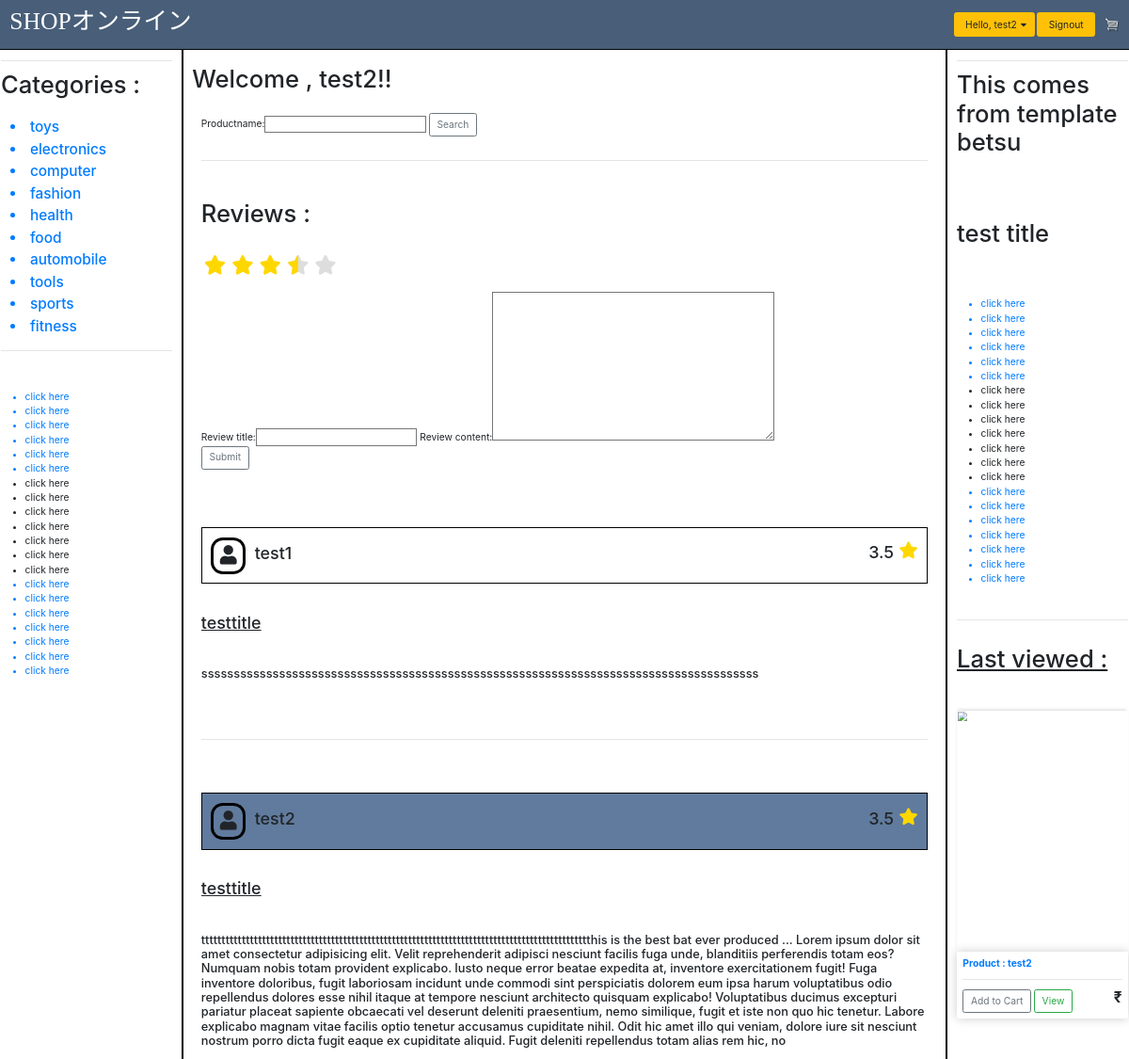
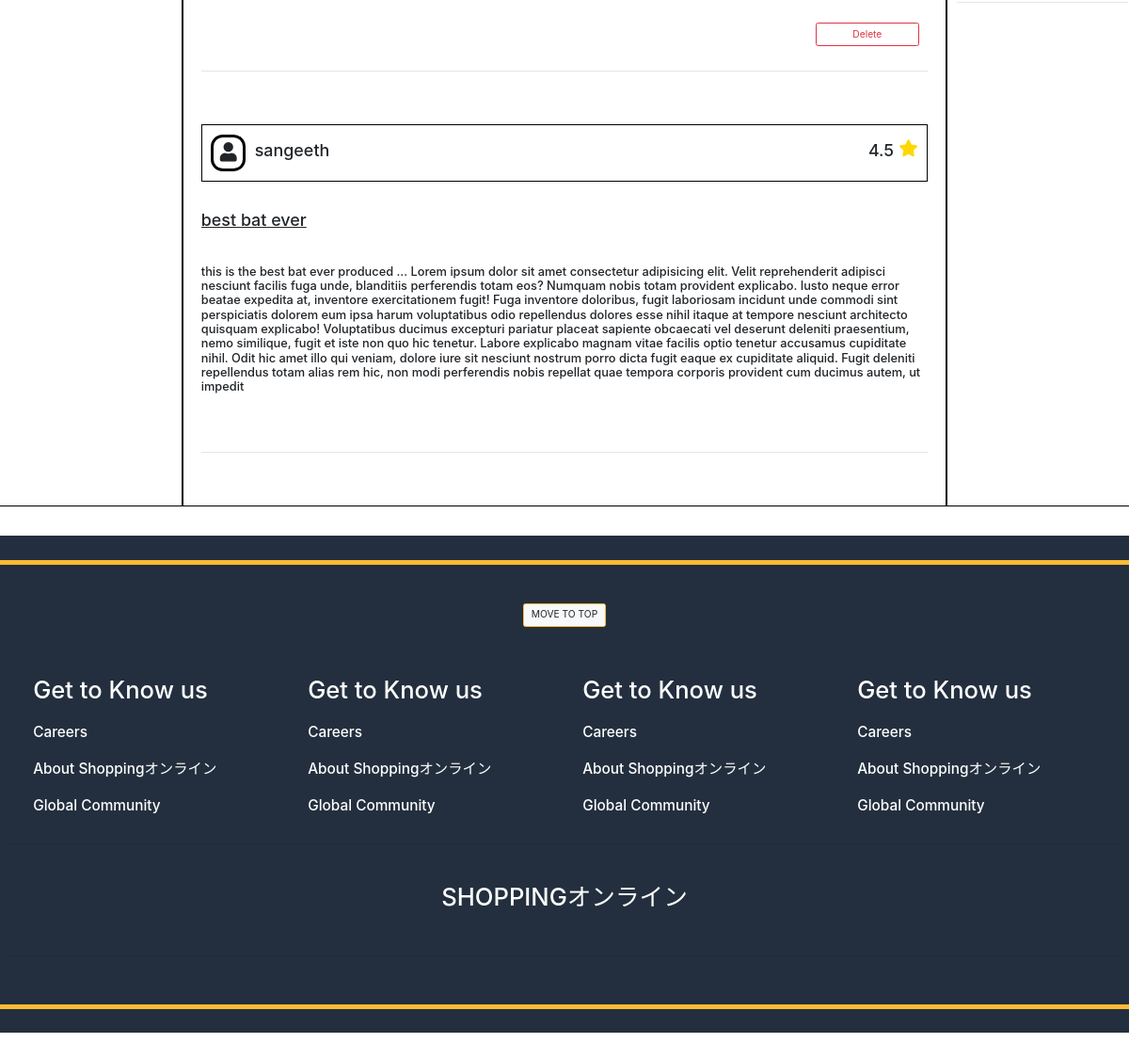
The page /reviews/review/9 (signed in) on the database its author committed (2 pictures, top to bottom).
### structure/models.py (models this page shows, shortened)
class categories(models.Model):
    categoryid = models.AutoField(primary_key=True)
    categoryname = models.CharField(max_length=30)
    description = models.CharField(max_length=50 , blank=True)
    categorypicture = models.ImageField(upload_to = "category_pictures", blank = True)

class reviews(models.Model):
    reviewid = models.AutoField(primary_key=True)
    reviewed_by = models.ForeignKey(User , on_delete=models.CASCADE , blank=True , null=True)
    reviewed_product = models.ForeignKey(products , on_delete=models.CASCADE , blank=True , null=True)
    review_title = models.CharField(max_length=30 , blank = True , null=True)
    review_content = models.TextField(max_length=1000 , blank=True, null=True)
    stars = models.DecimalField(default=5 , max_digits=2 , decimal_places=1)
    reviewed_time = models.DateTimeField(auto_now=True)

### reviews/views.py (the view, shortened to what this page needs)
# urls.py: path('review/<pk>', views.review , name = "review"),
def review(request,pk):
    if request.method == "GET":
        print('Fetching all reviews !')
        product = products.objects.get(productid = pk)
        review = reviews.objects.filter(reviewed_product__productid = pk).order_by('-reviewed_time')
        category = categories.objects.all()
        form = searchproductform()
        reviewform = reviewForm()
        context = {
            'product' : product ,
            'review' : review,
            'category' : category,
            'form' : form,
            'reviewform' : reviewform,
        }
        return render(request, 'reviews/reviewpage.html' , context)

### homepage/forms.py
class searchproductform(ModelForm):
    def __init__(self, *args, **kwargs):
        super(searchproductform, self).__init__(*args, **kwargs)
        self.fields['productname'].required = False
    class Meta:
        model = products
        fields = ['productname']

### reviews/forms.py
class reviewForm(ModelForm):
    class Meta:
        model = reviews
        fields = '__all__'
        exclude = ['reviewed_by' , 'reviewed_product', 'stars' ]
    def __init__(self, *args, **kwargs):
        super(reviewForm, self).__init__(*args, **kwargs)
        self.fields['review_title'].required = True
        self.fields['review_content'].required = True

### templates/reviews/reviewpage.html (shortened to what this page needs)
<!DOCTYPE html>
{% extends "base.html" %}
{% load static %}
{% load bootstrap_tags %}
{% block leftnav %}
    <div class="right-nav">
        <hr>
        <h1> Categories : </h1><br>
            <div class="container">
                {% for cat in category %}
                    <h4><a href="{% url 'homepage:category' cat.categoryid %}" style="align-items: center;"><li>{{cat.categoryname}}</li></a></h4>
                {% endfor %}
            </div>
        <hr>
        <br><br>
        <ul>
            <a href="#"><li>click here</li></a>
            <a href="#"><li>click here</li></a>
            <a href="#"><li>click here</li></a>
            <a href="#"><li>click here</li></a>
            <a href="#"><li>click here</li></a>
            <a href="#"><li>click here</li></a>
            <li>click here</li>
            <li>click here</li>
            <li>click here</li>
            <li>click here</li>
            <li>click here</li>
            <li>click here</li>
            <li>click here</li>
            <a href="#"><li>click here</li></a>
            <a href="#"><li>click here</li></a>
            <a href="#"><li>click here</li></a>
            <a href="#"><li>click here</li></a>
            <a href="#"><li>click here</li></a>
            <a href="#"><li>click here</li></a>
            <a href="#"><li>click here</li></a>
        </ul>
    </div>
{% endblock %}
{% block rightnav %}
    <div class="right-nav">
        <hr>
        <h1> This comes from template betsu </h1>
        <br><br><br><br>
        <h1>test title</h1>
        <br><br><br>
        <ul>
            <a href=""><li>click here</li></a>
            <a href=""><li>click here</li></a>
            <a href=""><li>click here</li></a>
            <a href=""><li>click here</li></a>
            <a href=""><li>click here</li></a>
            <a href=""><li>click here</li></a>
            <li>click here</li>
            <li>click here</li>
            <li>click here</li>
            <li>click here</li>
            <li>click here</li>
            <li>click here</li>
            <li>click here</li>
            <a href=""><li>click here</li></a>
            <a href=""><li>click here</li></a>
            <a href=""><li>click here</li></a>
            <a href=""><li>click here</li></a>
            <a href=""><li>click here</li></a>
            <a href=""><li>click here</li></a>
            <a href=""><li>click here</li></a>
        </ul>
    </div>
{% endblock %}
    {% block body %}
        <br>
        <h1 id="top-section" style="align-items: center;"> Welcome , {{user.username}}!!</h1>
        <br>
        <form action = " {% url 'homepage:home' %}" enctype="multipart/form-data" method="POST">
            <div class="container sign-form">
                {{ form|as_bootstrap  }}
                <input type="submit" class = 'btn btn-outline-secondary' name="submit" value="Search">
            </div>
        </form>
        <br>
        <div class="container" >
            <hr>
            <br><br>
                <h1>Reviews : </h1><br>
                <form action = " {% url 'reviews:review' product.productid %}" enctype="multipart/form-data" method="POST">
                    <div class="reviewform">
                        <fieldset class="rating">
                            <input type="radio" id="star5" name="rating" value="5" required="true"/><label class = "full" for="star5" title="Awesome - 5 stars"></label>
                            <input type="radio" id="star4" name="rating" value="4" /><label class = "full" for="star4" title="Pretty good - 4 stars"></label>
                            <input type="radio" id="star3" name="rating" value="3" /><label class = "full" for="star3" title="Meh - 3 stars"></label>
                            <input type="radio" id="star2" name="rating" value="2" /><label class = "full" for="star2" title="Kinda bad - 2 stars"></label>
                            <input type="radio" id="star1" name="rating" value="1" /><label class = "full" for="star1" title="Sucks big time - 1 star"></label>
                        </fieldset>
                        <br><br><br>
                        {{ reviewform|as_bootstrap  }}
                    </div>
                    <input type="submit" class = 'btn btn-outline-secondary' name="submit" value="Submit">
                </form>
                <br><br>
            <br><br>
            {% for pdtreview in review %}
                <div class="container">
                    <div class="user-review">
                        {% if pdtreview.reviewed_by == request.user %}
                        <div class="row" style="border: 3px solid black; background-color: #607b9d;">
                        {% else %}
                        <div class="row" style="border: 3px solid black;">
                        {% endif %}
                            <div class="col-lg-4">
                                    <span><i class="fas fa-user fa-2x fa-pull-left" style="margin : 15px; margin-left: 0px ; padding : 10px ;border: 5px solid black; border-radius: 20px;"></i> <h3 style="margin : 15px; margin-left: 0px ; padding : 10px ;"> {{pdtreview.reviewed_by}} </h3> </span>
                            </div>
                            <div class="col-lg-8">
                                <span style="margin-top : 50px; margin-left: 0px ; padding : 10px ; text-align: right;"><h3>{{pdtreview.stars}} <i class="fa fa-star fa-pull-right " aria-hidden="false"></i></h3></span>
                            </div>
                        </div>
                        <br><br>
                        <div class="row">
                            <h3><u>{{pdtreview.review_title}}</u></h3>
                        </div>
                        <br><br>
                        <div class="row">
                            <h5>{{pdtreview.review_content}}</h5>
                        </div>
                        <br><br>
                        <div class="row">
                            <div class="col-lg-10">
                            </div>
                            <div class="col-lg-2">
                                {% if pdtreview.reviewed_by == request.user %}
                                <a href="{% url 'reviews:delete_review' pdtreview.reviewid %}" onclick="return confirm( 'Are you sure you want to delete the review ?' ) "><button style="width: 100%;" class="btn btn-outline-danger" > Delete </button></a>
                                {% endif %}
                            </div>
                        </div>
                    </div>
                </div>
                <br>
                <hr>
                <br><br><br>
            {% endfor %}
        </div>
{% endblock %}

### templates/base.html (shortened to what this page needs)
<!DOCTYPE html>
{% load static %}
<html>
<head>
    <link rel="stylesheet" href="https://stackpath.bootstrapcdn.com/bootstrap/4.4.1/css/bootstrap.min.css">
    <link rel="stylesheet" type="text/css" href="{% static 'css/base.css' %}">
    <link rel="stylesheet" href="https://use.fontawesome.com/releases/v5.12.1/css/all.css">
</head>
<body>
        <nav class="navbar navbar-expand-lg" style="background-color: #485e79;">
        <a class="navbar-brand" href="{% url 'homepage:home' %}"> <h1 style="font-family: comicsans; color: white;" >SHOPオンライン</h1></a>
        <div class="collapse navbar-collapse" id="navbarSupportedContent">
            <ul class="navbar-nav mr-auto">
                <li class="nav-item active">
                    <a class="nav-link" href="#"> <span class="sr-only">(current)</span></a>
                </li>
            </ul>
            <div class="form-inline my-2 my-lg-0">
                {% if user.is_authenticated %}
                    <div class="dropdown">
                        <a href="#" class="btn btn-warning" style="margin: 4px;"><button class = "button btn-warning dropbtn" style="border: none;"> Hello, {{user.username}}</button><i class="fa fa-caret-down"></i></a>
                    </div>
                    <a href="{% url 'registration:signout' %}" class="btn btn-warning"> <button class = "button btn-warning" style="border: none;" onclick="return confirm('are you sure ?') "> Signout </button></a>
                {% else %}
                    <a href="{% url 'registration:signin' %}" style="margin: 4px;" class="btn btn-warning">Signin</a>
                    <a href="{% url 'registration:signup' %}" class="btn btn-warning">Signup</a>
                {% endif %}
                <a href="{% url 'cart:home' %}">
                    <img id="cart-icon" src="{% static 'img/cart.png' %}">
                </a>
            </div>
        </div>
    </nav>
    <div class="row">
        <div class="col-md-2" style="border: 2px solid black; min-height: 1550px;">
            {% block leftnav %}
            {% endblock leftnav %}
        </div>
        <div class="col-md-8" style="border: 2px solid black;  min-height: 1350px;">
            {% block body %}
            {% endblock body %}
        </div>
        <div class="col-md-2" style="border: 2px solid black;  min-height: 1350px;">
            {% block rightnav %}
            {% endblock rightnav %}
            {% if request.session.current_pdt_id %}
                <br>
                <hr>
                <br>
                {% include 'nav content/rightnav/rightnav_recentproduct.html' %}
                <br><hr>
            {% endif %}
        </div>
    <br><br>
            <div style="background-color: #232F3E; height: 100%;">
                <br>
                <hr style="border-color: #ffbb33; border-width: 8px;">
                {% include 'landing/end.html' %}
                <hr style="border-color: #ffbb33; border-width: 8px;">
                <br>
            </div>
</body>
</html>

### templates/nav content/rightnav/rightnav_recentproduct.html
    <div>
        <h1> <u> Last viewed :</u> </h1>
        <br>
            <div class="pdt-box-rightnav">
                <a href="{% url 'products:home' request.session.current_pdt_id  %}">
                <img class="thumbnail" src={{request.session.current_pdt_pic}}>
                <div class="box-element product">
                    <h6><strong>Product : {{ request.session.current_pdt_name }}</strong></h6>
                    <hr></a>
            <a href="{% url 'products:addtocart' request.session.current_pdt_id %}"> <button  class="btn btn-outline-secondary add-btn">Add to Cart</button></a>
            <a class="btn btn-outline-success" href="{% url 'products:home' request.session.current_pdt_id %}">View</a>
            <h4 style="display: inline-block; float: right"><strong>₹{{request.session.current_pdt_price}}</strong></h4>
                </div>
            </div>
    </div>

### static/css/base.css (style rules this page uses)
html, body { zoom: 80%; max-width: 100%; overflow-x: hidden; }
.box-element { box-shadow: hsl(0, 0%, 80%) 0 0 16px; background-color: #fff; border-radius: 4px; padding: 10px; }
.product { border-radius: 0 0 4px 4px; }
.thumbnail { width: 100%; height: 400px; -webkit-box-shadow: -1px -3px 5px -2px rgba(214, 214, 214, 1); -moz-box-shadow: -1px -3px 5px -2px rgba(214, 214, 214, 1); box-shadow: -1px -3px 5px -2px rgba(214, 214, 214, 1); }
#cart-icon { width: 25px; display: inline-block; margin-left: 15px; }
.pdt-box-rightnav { margin: 30px 0px; }
.container { max-width: 100%; overflow:auto; }
fieldset, label { margin: 0; padding: 0; }
.rating { border: none; float: left; }
.rating > label:before { margin: 5px; font-size: 2em; font-family: FontAwesome; display: inline-block; content: "\f005"; }
.rating > label { color: #ddd; float: right; }
.rating > input:checked ~ label, .rating:not(:checked) > label:hover, .rating:not(:checked) > label:hover ~ label { color: #FFD700; }
.fa-star { color: gold; }

### rows shown on the page
categories: categoryname "toys"
categories: categoryname "electronics"
categories: categoryname "computer"
categories: categoryname "fashion"
categories: categoryname "health"
categories: categoryname "food"
categories: categoryname "automobile"
categories: categoryname "tools"
categories: categoryname "sports"
categories: categoryname "fitness"
reviews: reviewed_by "test1", stars "3.5", review_title "testtitle", review_content "ssssssssssssssssssssssssssssssssssssssssssssssssssssssssssssssssssssssssssssssssssssss"
reviews: reviewed_by "test2", stars "3.5", review_title "testtitle", review_content "tttttttttttttttttttttttttttttttttttttttttttttttttttttttttttttttttttttttttttttttttttttttttttttttthis is the best bat ever produced ... Lorem ipsum dolor sit amet consectetur adipisicing elit. Velit reprehenderit adipisci nesciunt facilis fuga unde, blanditiis perferendis totam eos? Numquam nobis totam provident explicabo. Iusto neque error beatae expedita at, inventore exercitationem fugit! Fuga inventore doloribus, fugit laboriosam incidunt unde commodi sint perspiciatis dolorem eum ipsa harum voluptatibus odio repellendus dolores esse nihil itaque at tempore nesciunt architecto quisquam explicabo! Voluptatibus ducimus excepturi pariatur placeat sapiente obcaecati vel deserunt deleniti…", shows "Delete"
reviews: reviewed_by "sangeeth", stars "4.5", review_title "best bat ever", review_content "this is the best bat ever produced ... Lorem ipsum dolor sit amet consectetur adipisicing elit. Velit reprehenderit adipisci nesciunt facilis fuga unde, blanditiis perferendis totam eos? Numquam nobis totam provident explicabo. Iusto neque error beatae expedita at, inventore exercitationem fugit! Fuga inventore doloribus, fugit laboriosam incidunt unde commodi sint perspiciatis dolorem eum ipsa harum voluptatibus odio repellendus dolores esse nihil itaque at tempore nesciunt architecto quisquam explicabo! Voluptatibus ducimus excepturi pariatur placeat sapiente obcaecati vel deserunt deleniti praesentium, nemo similique, fugit et iste non quo hic tenetur. Labore explicabo magnam vitae…"

### other values the page prints
{{ user.username }} "test2"
{{ request.session.current_pdt_name }} "test2"
